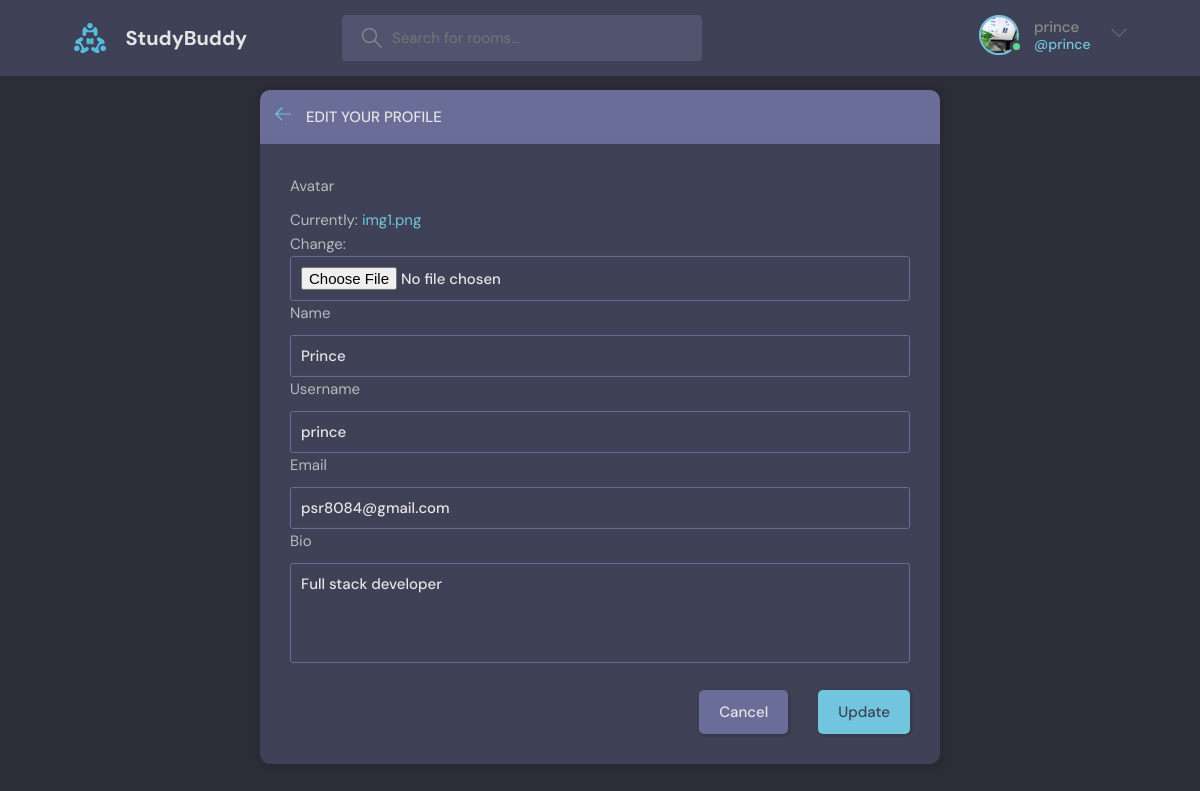
The page /update-profile/ (signed in) on the database its author committed.
### base/models.py (models this page shows)
class User(AbstractUser):
    name= models.CharField(max_length=200, null=True)
    email=models.EmailField(unique=True, null=True)
    avatar= models.ImageField(null=True, default='avatar.svg')
    bio=models.TextField(max_length=255, null=True)
    USERNAME_FIELD='email'
    REQUIRED_FIELDS= ['username']

### base/views.py (the view)
# urls.py: path('update-profile/', views.updateProfile, name='update-profile'),
@login_required(login_url='login')
def updateProfile(request):
    user = request.user
    form= UserForm(instance=request.user)
    if request.method == 'POST':
        form=UserForm(request.POST, request.FILES, instance=request.user)
        if form.is_valid():
            form.save()
            return redirect('user-profile', pk=user.id )
    return render(request, 'base/update-profile.html', {'form':form})

### base/forms.py
class UserForm(ModelForm):
    class Meta:
        model=User
        fields=["avatar", "name", "username", "email", "bio"]

### base/templates/base/update-profile.html (shortened to what this page needs)
{% extends 'main.html' %}
{% block content %}
    <main class="update-account layout">
        <div class="container">
            <div class="layout__box">
                <div class="layout__boxHeader">
                    <div class="layout__boxTitle">
                        <a href="{{request.META.HTTP_REFERER}}">
                            <svg version="1.1" xmlns="http://www.w3.org/2000/svg" width="32" height="32"
                                viewBox="0 0 32 32">
                                <title>arrow-left</title>
                                <path
                                    d="M13.723 2.286l-13.723 13.714 13.719 13.714 1.616-1.611-10.96-10.96h27.625v-2.286h-27.625l10.965-10.965-1.616-1.607z">
                                </path>
                            </svg>
                        </a>
                        <h3>Edit your profile</h3>
                    </div>
                </div>
                <div class="layout__body">
                    <form class="form" action="#" method="POST" enctype="multipart/form-data">
              <div class="form__group">
                {% for field in form %}
                <label for="{{field.label}}">{{field.label}}</label>
                {{field}}
                {% endfor %}
              </div>
                        <div class="form__action">
                            <a class="btn btn--dark" href="{{request.META.HTTP_REFERER}}">Cancel</a>
                            <button class="btn btn--main" type="submit">Update</button>
                        </div>
                    </form>
                </div>
            </div>
        </div>
      </div>
    {% endblock %}

### templates/navbar.html (shortened to what this page needs)
    {% load static %}
    <header class="header header--loggedIn">
      <div class="container">
        <a href="{% url 'home' %}" class="header__logo">
          <img src="{% static 'images/logo.svg' %}" alt=""/>
          <h1>StudyBuddy</h1>
        </a>
        <form class="header__search" action="{% url 'home' %}" method="GET" >
          <label>
            <input name="q" type="text" placeholder="Search for rooms..." />
          </label>
        </form>
        <nav class="header__menu">
          {% if request.user.is_authenticated %}
          <div class="header__user">
            <a href="{% url 'user-profile' user.id %}">
              <div class="avatar avatar--medium active">
                <img src="{{request.user.avatar.url}}" />
              </div>
              <p>{{request.user.username}} <span>@{{request.user.username}}</span></p>
            </a>
            <button class="dropdown-button" >
              <svg version="1.1" xmlns="http://www.w3.org/2000/svg" width="32" height="32" viewBox="0 0 32 32">
                <title>chevron-down</title>
                <path d="M16 21l-13-13h-3l16 16 16-16h-3l-13 13z"></path>
              </svg>
            </button>
          </div>
          {% else %}
          <a href="{% url 'login'  %}">
            <img src="{% static 'images/avatar.svg' %}" alt="" />
            <p>Login</p>
          </a>
          {% endif %}
        </nav>
      </div>
    </header>

### rows shown on the page
User: user.avatar (picture), user.username "prince", form "Prince" "prince" "psr8084@gmail.com" "Full stack developer"

### other values the page prints
{{ field.label }} "Avatar" "Name" "Username" "Email" "Bio"
